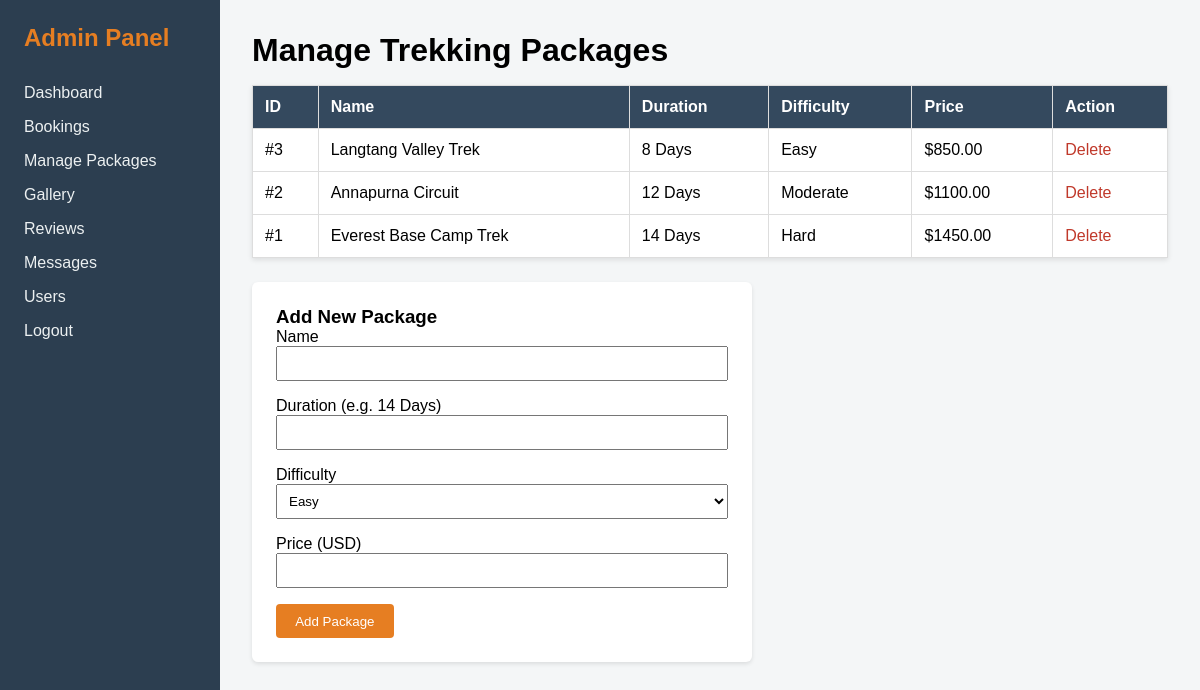
The app's page /admin/packages.php (signed in), older data.
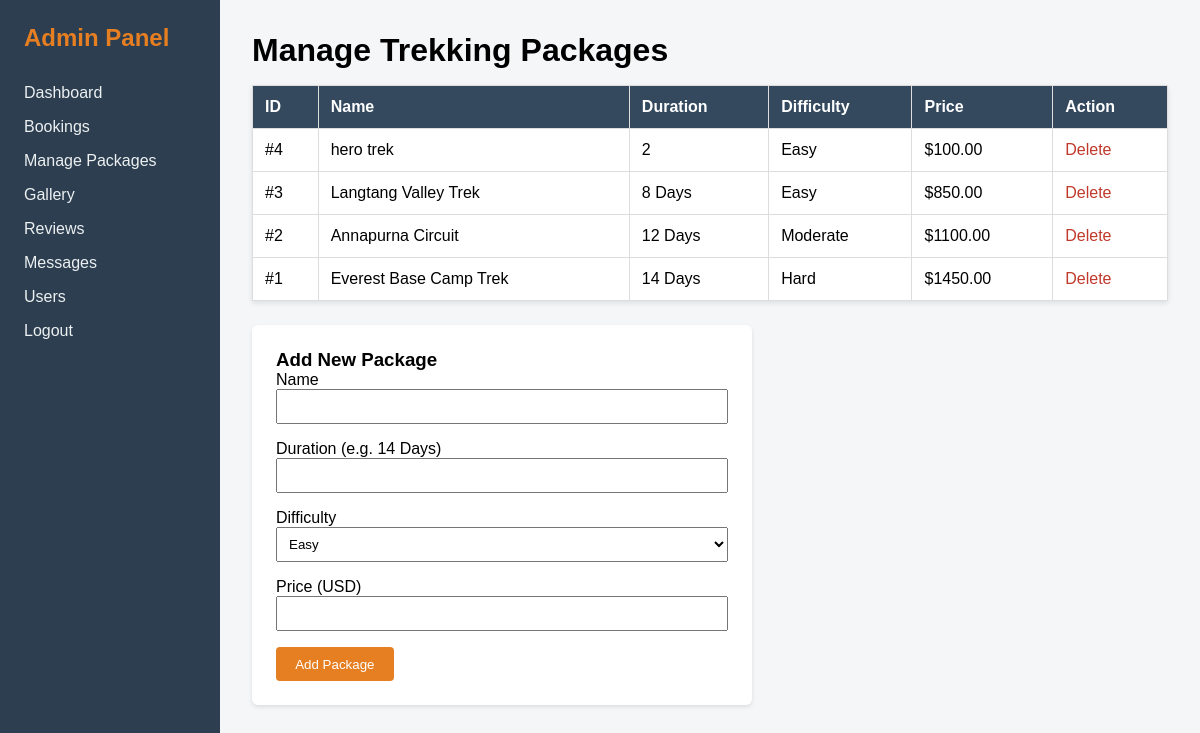
The same page, newer data.
### tables this page shows
CREATE TABLE `packages` (
  `id` int NOT NULL AUTO_INCREMENT,
  `name` varchar(150) NOT NULL,
  `duration` varchar(50) DEFAULT NULL,
  `difficulty` varchar(50) DEFAULT NULL,
  `price` decimal(10,2) DEFAULT NULL,
  PRIMARY KEY (`id`)
);

### admin/packages.php (the view, shortened to what this page needs)
<?php
include '../includes/connection.php';
$packages = $conn->query("SELECT * FROM packages ORDER BY id DESC");
?>
<!DOCTYPE html>
<html lang="en">
<head>
</head>
<body>
    <div class="admin-layout">
        <aside class="sidebar">
            <h2 style="color: #e67e22; margin-bottom: 2rem;">Admin Panel</h2>
            <ul>
                <li><a href="dashboard.php">Dashboard</a></li>
                <li><a href="bookings.php">Bookings</a></li>
                <li><a href="packages.php">Manage Packages</a></li>
                <li><a href="gallery.php">Gallery</a></li>
                <li><a href="reviews.php">Reviews</a></li>
                <li><a href="messages.php">Messages</a></li>
                <li><a href="users.php">Users</a></li>
                <li><a href="logout.php">Logout</a></li>
            </ul>
        </aside>
        <main class="main-content">
            <h1>Manage Trekking Packages</h1>
            <table>
                <thead>
                    <tr><th>ID</th><th>Name</th><th>Duration</th><th>Difficulty</th><th>Price</th><th>Action</th></tr>
                </thead>
                <tbody>
                    <?php if ($packages && $packages->num_rows > 0): ?>
                        <?php while($p = $packages->fetch_assoc()): ?>
                            <tr>
                                <td>#<?php echo $p['id']; ?></td>
                                <td><?php echo htmlspecialchars($p['name']); ?></td>
                                <td><?php echo htmlspecialchars($p['duration']); ?></td>
                                <td><?php echo htmlspecialchars($p['difficulty']); ?></td>
                                <td>$<?php echo htmlspecialchars($p['price']); ?></td>
                                <td><a class="btn-delete" href="packages.php?delete=<?php echo $p['id']; ?>" onclick="return confirm('Delete this package?');">Delete</a></td>
                            </tr>
                        <?php endwhile; ?>
                    <?php else: ?>
                        <tr><td colspan="6">No packages found.</td></tr>
                    <?php endif; ?>
                </tbody>
            </table>
            <div class="form-card">
                <h3>Add New Package</h3>
                <form method="POST" action="packages.php">
                    <div class="form-group"><label>Name</label><input type="text" name="name" required></div>
                    <div class="form-group"><label>Duration (e.g. 14 Days)</label><input type="text" name="duration" required></div>
                    <div class="form-group">
                        <label>Difficulty</label>
                        <select name="difficulty" required>
                            <option value="Easy">Easy</option>
                        </select>
                    </div>
                    <div class="form-group"><label>Price (USD)</label><input type="number" step="0.01" name="price" required></div>
                    <button type="submit" name="add_package" class="btn-add">Add Package</button>
                </form>
            </div>
        </main>
    </div>
</body>
</html>

Row changes from the older to the newer data that the page shows:
added packages: id "4", name "hero trek", duration "2", difficulty "Easy", price "100.00"
